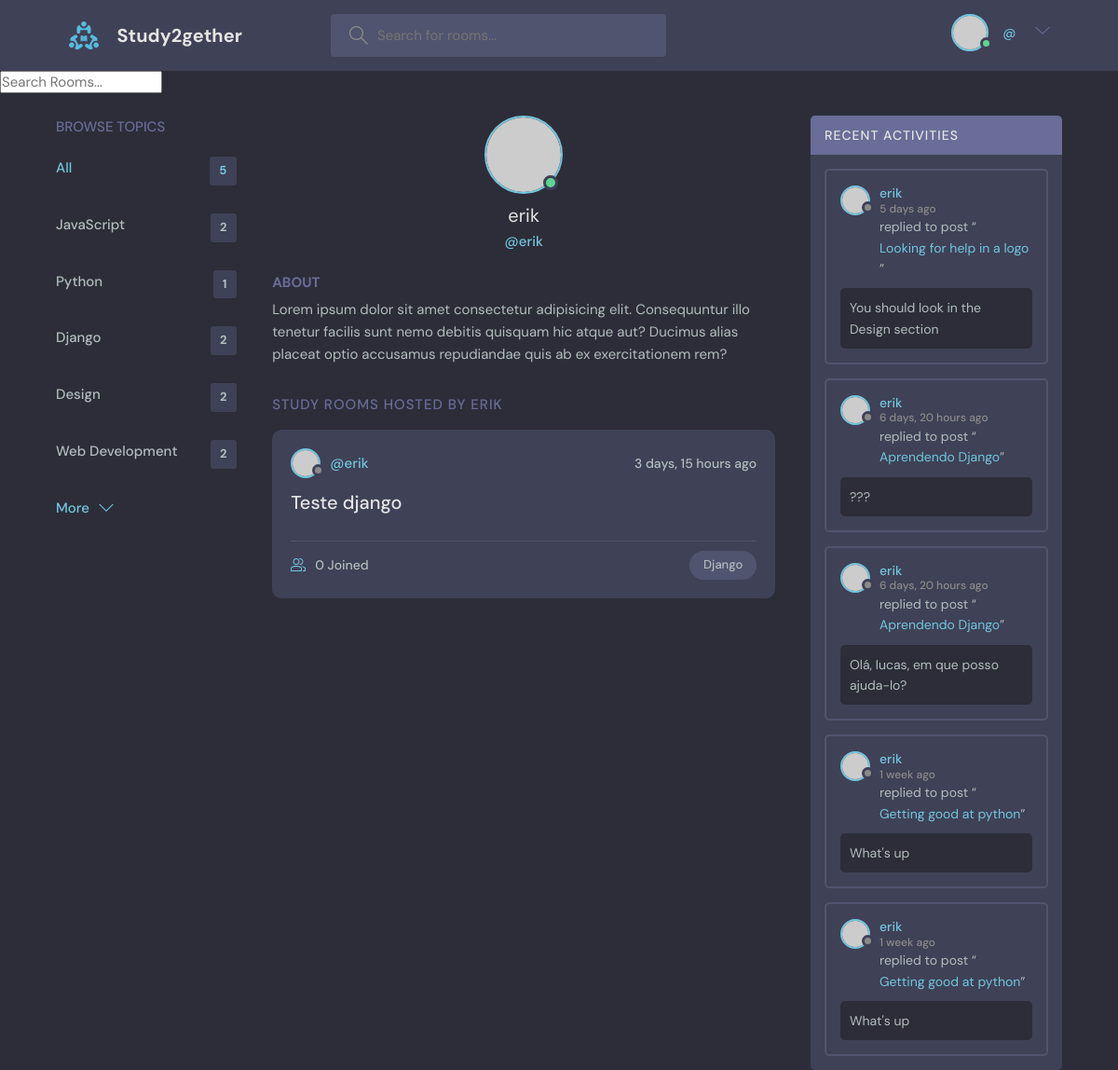
/profile/3, run on an earlier commit of the app's database.
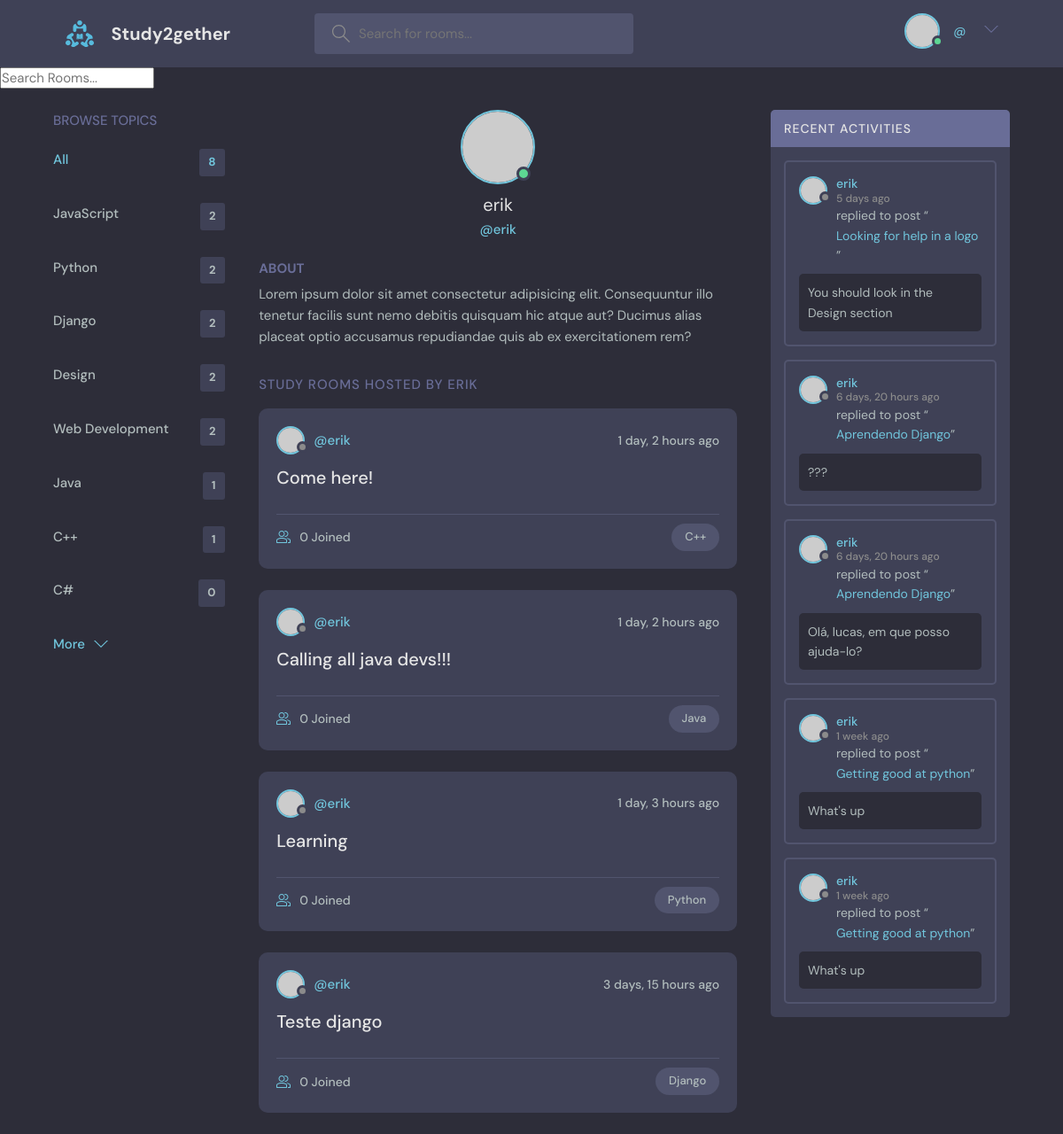
And on a later commit of the database.
### base/models.py (models this page shows, shortened)
class Topic(models.Model):
    name = models.CharField(max_length=200)

class Room(models.Model):
    host = models.ForeignKey(User, on_delete=models.SET_NULL, null=True)
    topic = models.ForeignKey(Topic, on_delete=models.SET_NULL, null=True)
    name = models.CharField(max_length=200)
    description = models.TextField(null=True, blank=True)
    participants = models.ManyToManyField(User, related_name='participants', blank=True)
    updated = models.DateTimeField(auto_now=True)
    created = models.DateTimeField(auto_now_add=True)
    class Meta:
        ordering = ['-updated', '-created']
    def __str__(self):
        return self.name

class Message(models.Model):
    user = models.ForeignKey(User, on_delete=models.CASCADE)
    room = models.ForeignKey(Room, on_delete=models.CASCADE)
    body = models.TextField()
    updated = models.DateTimeField(auto_now=True)
    created = models.DateTimeField(auto_now_add=True)
    class Meta:
        ordering = ['-updated', '-created']

### base/views.py (the view)
# urls.py: path('profile/<str:pk>', user_profile, name='user_profile'),
def user_profile(request, pk):
    user = User.objects.get(id=pk)
    rooms = user.room_set.all()
    room_messages = user.message_set.all()
    topics = Topic.objects.all()
    context = {'user':user, 'rooms':rooms, 'room_messages':room_messages,'topics':topics}
    return render(request, 'base/profile.html', context)

### base/templates/base/profile.html (shortened to what this page needs)
{% extends 'base.html' %}
{% block content %}
  <main class="profile-page layout layout--3">
    <div class="container">
            {% include 'base/topics_component.html' %}
      <div class="roomList">
        <div class="profile">
          <div class="profile__avatar">
            <div class="avatar avatar--large active">
              <img src="https://randomuser.me/api/portraits/men/11.jpg" />
            </div>
          </div>
          <div class="profile__info">
            <h3>{{ user.username }}</h3>
            <p>@{{ user.username }}</p>
          </div>
          <div class="profile__about">
            <h3>About</h3>
            <p>
              Lorem ipsum dolor sit amet consectetur adipisicing elit. Consequuntur illo tenetur
              facilis sunt nemo debitis quisquam hic atque aut? Ducimus alias placeat optio
              accusamus repudiandae quis ab ex exercitationem rem?
            </p>
          </div>
        </div>
        <div class="roomList__header">
          <div>
            <h2>Study Rooms Hosted by {{ user.username }}</a>
            </h2>
          </div>
        </div>
            {% include 'base/feed_component.html' %}
        </div>
      {% include 'base/activity_component.html' %}
    </div>
  </main>
{% endblock %}

### templates/base.html (shortened to what this page needs)
<!DOCTYPE html>
{% load static %}
<html lang="en">
  <head>
    <link rel="stylesheet" href="{% static 'styles/style.css' %}" />
  </head>
  <body>
    {% include 'navbar.html' %}
    {% block content %}
    {% endblock %}
  </body>
</html>

### templates/navbar.html (shortened to what this page needs)
 {% load static %}
    <header class="header header--loggedIn">
      <div class="container">
        <a href="{% url 'home' %}" class="header__logo">
          <img src="{% static  'images/logo.svg' %}" />
          <h1>Study2gether</h1>
        </a>
        <form class="header__search" method="get" action="{% url 'home'%}">
          <label>
            <input name="q" placeholder="Search for rooms..." />
          </label>
        </form>
        <nav class="header__menu">
         {% if user.is_authenticated %}
          <div class="header__user">
            <a href="{% url 'update_user' %}">
              <div class="avatar avatar--medium active">
                <img src="https://randomuser.me/api/portraits/men/37.jpg" />
              </div>
              <p>{{ request.user.username }} <span>@{{ request.user.username }}</span></p>
            </a>
            <button class="dropdown-button">
              <svg version="1.1" xmlns="http://www.w3.org/2000/svg" width="32" height="32" viewBox="0 0 32 32">
                <title>chevron-down</title>
                <path d="M16 21l-13-13h-3l16 16 16-16h-3l-13 13z"></path>
              </svg>
            </button>
          </div>
          {% else %}
          <a href="{% url 'login' %}">
            <img src="{% static 'images/avatar.svg' %}" />
            <p>Login</p>
          </a>
            {% endif %}
        </nav>
      </div>
    </header>
<!DOCTYPE html>
<html lang="en">
<head>
</head>
<body>
<h2>
    <form action="{% url 'home'%}" method="get">
        <input type="text" name="q" placeholder="Search Rooms...">
    </form>
</h2>
</body>
</html>

### base/templates/base/topics_component.html
        <div class="topics">
          <div class="topics__header">
            <h2>Browse Topics</h2>
          </div>
          <ul class="topics__list">
            <li>
              <a href="{% url 'home' %}" class="active">All <span>{{ topics.count }}</span></a>
            </li>
              {% for topic in topics %}
            <li>
              <a href="{% url 'home' %}?q={{ topic.name }}">{{ topic.name }} <span>{{ topic.room_set.all.count }}</span></a>
            </li>
            {% endfor %}
          </ul>
          <a class="btn btn--link" href="topics.html">
            More
            <svg version="1.1" xmlns="http://www.w3.org/2000/svg" width="32" height="32" viewBox="0 0 32 32">
              <title>chevron-down</title>
              <path d="M16 21l-13-13h-3l16 16 16-16h-3l-13 13z"></path>
            </svg>
          </a>
        </div>

### base/templates/base/feed_component.html (shortened to what this page needs)
        {% for room in rooms %}
           <div class="roomListRoom">
            <div class="roomListRoom__header">
              <a href="{% url 'user_profile' room.host.id %}" class="roomListRoom__author">
                <div class="avatar avatar--small">
                  <img src="https://randomuser.me/api/portraits/women/11.jpg" />
                </div>
                <span>@{{ room.host.username }}</span>
              </a>
              <div class="roomListRoom__actions">
                <span>{{ room.created|timesince }} ago </span>
              </div>
            </div>
            <div class="roomListRoom__content">
              <a href="{% url 'room' room.id %}">{{ room.name }}</a>
            </div>
            <div class="roomListRoom__meta">
              <a href="{% url 'room' room.id %}" class="roomListRoom__joined">
                  {{ room.participants.all.count }} Joined
              </a>
              <p class="roomListRoom__topic">{{ room.topic.name }}</p>
            </div>
          </div>
        {% endfor%}

### base/templates/base/activity_component.html (shortened to what this page needs)
        <div class="activities">
          <div class="activities__header">
            <h2>Recent Activities</h2>
          </div>
          {% for message in room_messages %}
          <div class="activities__box">
            <div class="activities__boxHeader roomListRoom__header">
              <a href="{% url 'user_profile' message.user.id %}" class="roomListRoom__author">
                <div class="avatar avatar--small">
                  <img src="https://randomuser.me/api/portraits/women/11.jpg" />
                </div>
                <p>
                    {{ message.user }}
                    <span>{{ message.created|timesince }} ago</span>
                </p>
              </a>
            </div>
            <div class="activities__boxContent">
              <p>replied to post “<a href="{% url 'room' message.room.id %}">{{ message.room }}</a>”</p>
              <div class="activities__boxRoomContent">
                  {{ message.body }}
              </div>
            </div>
          </div>
            {% endfor %}
        </div>

What changed in the data, as far as the page shows it:
computed for Topic "Python": room_set.all.count "1" → "2"
added Topic: name "Java", room_set.all.count "1"
added Topic: name "C++", room_set.all.count "1"
added Topic: name "C#", room_set.all.count "0"
added Room: host.username "erik", created "1 day, 2 hours", name "Come here!", participants.all.count "0", topic.name "C++"
added Room: host.username "erik", created "1 day, 2 hours", name "Calling all java devs!!!", participants.all.count "0", topic.name "Java"
added Room: host.username "erik", created "1 day, 3 hours", name "Learning", participants.all.count "0", topic.name "Python"
Also different on the page:
{{ topics.count }}: "5" → "8"
